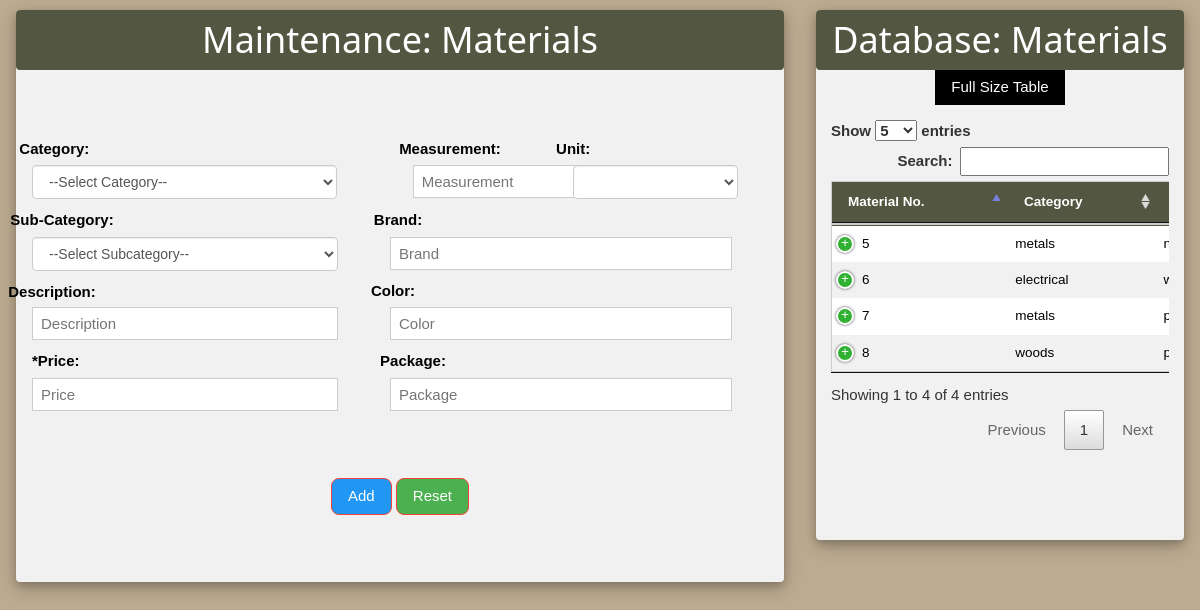
/materials.php (signed in), run on the app's committed database.
### tables this page shows
CREATE TABLE `materials` (
  `material_no` int(11) NOT NULL,
  `code` varchar(50) DEFAULT NULL,
  `category` varchar(50) DEFAULT NULL,
  `scategory_name` varchar(50) DEFAULT NULL,
  `description` varchar(50) DEFAULT NULL,
  `brand_name` varchar(50) DEFAULT NULL,
  `color` varchar(50) DEFAULT NULL,
  `package` varchar(50) DEFAULT NULL,
  `unit_measurement` varchar(50) DEFAULT NULL,
  `abbre` varchar(50) DEFAULT NULL,
  `quantity` int(12) NOT NULL,
  `price` decimal(10,2) DEFAULT NULL,
  `status` varchar(30) DEFAULT NULL
);

### materials.php (the view, shortened to what this page needs)
<!DOCTYPE html>
<html>
<head>
<link rel="stylesheet" href="bootstrap/css/bootstrap.min.css">
<link rel="stylesheet" href="w3.css">
<link rel="stylesheet" href="font-awesome-4.6.3/css/font-awesome.min.css">
  <link rel="stylesheet" href="http://localhost/xampp/capstone/DataTables/responsive/css/responsive.dataTables.min.css">
  <link rel="stylesheet" href="http://localhost/xampp/capstone/DataTables/css/jquery.dataTables.min.css">
</head>
<form action="" method="post" name="frm" id="frm">
<div class="w3-row">
<div class="w3-col w3-container m6 l8">
<div class="w3-card-4 w3-center w3-light-grey w3-round" style="width:100%; margin-top: 10px; ">
<header class="w3-container w3-camo-dark-green w3-round">
  <h1>Maintenance: Materials</h1>
</header>
<br>
    <br>
<br>
<div class="w3-row-padding">
  <div class="w3-third">
    <label style="margin-left:-190px;">Category:</label>
        <select name="cname" id="cname" class="form-control" onChange="getState(this.value);" style="width:130%;"></p>
        <option value="">--Select Category--</option>
                <?php
              echo'</select>';?>
  </div>
  <div class="w3-third">
    <label style="margin-left:100px;">Measurement:</label>
    <input class="w3-input w3-border" type="text" placeholder="Measurement" style="margin-left:130px; height:33px; width:70%;" id="unitname" name="unitname">
  </div>
  <div class="w3-third">
    <label style="margin-left:-155px; margin-top: 0px;">Unit:</label>
 <select name="abbrev" id="abbrev" class="form-control" style="margin-left:40px; width:70%;"></p>
      <?php
$content1=mysql_query("select * from unitmeasurement where status='Active'");
$total1=@mysql_affected_rows();
 echo'<option value=""></option>';
for($x=1;$x<=$total1;$x++)
{
$row=mysql_fetch_array($content1);
$abbre=$row['Abbreviation'];
echo'<option value="'.$abbre.'">'.$abbre.'</option>';
}
      echo'</select>';?>
  </div>
  <div class="w3-half">
  <label style="margin-left:-300px; margin-top: 10px;">Sub-Category:</label>
 <select name="scname" id="scname" class="form-control" style="width:85%;"></p>
              <option value="">--Select Subcategory--</option>
               </select>
 <label style="margin-left:-320px; margin-top:10px;">Description:</label>
  </div>
  <div class="w3-half">
    <label style="margin-left:-380px; margin-top: 10px;">Brand:</label>
    <input class="w3-input w3-border" type="text" placeholder="Brand" style="margin-left:-18px; height:33px; width:95%;" id=brand name="brand">
  </div>
  <div class="w3-half">
    <label style="margin-left:-390px; margin-top: 10px;">Color:</label>
    <input class="w3-input w3-border" type="txt" placeholder="Color" style="margin-left:-18px; height:33px; width:95%;"  id="color" name="color">
  </div>
  <div class="w3-half">
    <input class="w3-input w3-border" type="txt" placeholder="Description" style="margin-top: -33px; height:33px; width:85%; "  id="desc" name="desc">
  </div>
   <div class="w3-half">
   <label style="margin-right:380px; margin-top:10px;">*Price:</label>
    <input class="w3-input w3-border" type="txt" placeholder="Price" style="margin-left:0px; height:33px; width:85%; "  id="idprice" name="txtprice">
  </div>
<div class ="w3-half">
 <label style="margin-left:-350px; margin-top:10px;">Package:</label>
  <input class="w3-input w3-border" type="txt" placeholder="Package" style="margin-left:-18px; height:33px; width:95%; "  id="pack" name="pack">
 </div>
</div>
<br>
<br></br>
<button type="submit" name="btnAdd" onclick="return myFunction();" class="w3-btn w3-blue w3-border w3-border-red w3-round-large">Add</button>
<button type="button" class="w3-btn w3-green w3-border w3-border-red w3-round-large" onClick="ClearFields();">Reset</button>
<br></br><br></br>
</div>
</div>
<div class="w3-col w3-container m8 l4" >
<div class="w3-card-4 w3-center w3-light-grey w3-round" style="width:100%; margin-top: 10px; ">
<header class="w3-container w3-camo-dark-green w3-round">
  <h1>Database: Materials</h1>
</header>
<button type="button" onClick="document.getElementById('id01').style.display='block'" class="w3-btn">Full Size Table</button>
<?php
$servername = "localhost";
$username = "root";
$password = "";
$dbname = "projectmonitoring";
$conn = new mysqli($servername, $username, $password, $dbname);
echo'
<div class="container" style="width:100%; margin-left: 0px; margin-top: -75px;">
    <br> <br> <br> <br>
  <table class="dt-responsive w3-table w3-bordered w3-striped w3-border w3-hoverable" id="tableko" name="tableko" style="font-size: 0.9em; width:150%;">
    <thead>
      <tr class="w3-camo-dark-green">
      <th> Material No.</th>
        <th>Category</th>
        <th>Subcategory</th>
        <th>Description</th>
        <th>Brand</th>
        <th>Color</th>
        <th>Package</th>
        <th>Measurement</th>
        <th>Unit</th>
        <th>Price</th>
      </tr>
    </thead>
    <tbody>
     ';
      $sql = "SELECT * FROM materials where status='Active'";
      $result = $conn->query($sql);
    while($row = $result->fetch_assoc())
      {
      echo'<tr>';
         echo'<td>'.$row['material_no'].'</td>';
        echo'<td>'.$row['category'].'</td>';
        echo'<td>'.$row['scategory_name'].'</td>';
        }
      echo'</tr>';
     echo'
    </tbody>
  </table>
  <br></br>';
   ?>
    </div>
<br></br>
</form>
</body>
</html>

### materials.php (style rules this page uses)
.w3-camo-dark-green { color:#fff;background-color:#535640 }

### data on the page
materials: material_no "5", category "metals"
materials: material_no "6", category "electrical"
materials: material_no "7", category "metals"
materials: material_no "8", category "woods"
